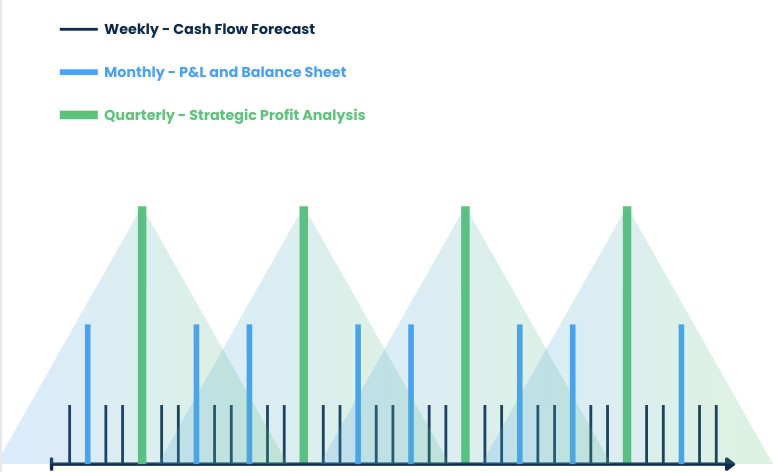
#> input picture working-notes/assets/strategic-rhythms.jpg, 1546 x 944 px (shown at 1/2 size)
$ python -i generate_images.py   (imports and definitions only)
#> lines starting #> are read from the running program, lines starting #| are printed output that depends on the picture
#!/usr/bin/env python3
"""
Instagram Image Generator
=========================
Generates character-consistent images using Google's Gemini 3 Pro Image API.

Uses chat mode to maintain character consistency across all slides.
Supports both carousel (4:5) and reel (9:16) aspect ratios.
Requires GOOGLE_API_KEY environment variable.

Usage:
    python3 generate_images.py <prompts_json> <output_dir> [options]

Arguments:
    prompts_json    Path to JSON file containing list of prompt strings
    output_dir      Directory to save generated images (created if doesn't exist)

Options:
    --reference     Path to reference image for character consistency
    --name          Base name for file naming (default: "Slide")
    --me            Use your default reference image
    --aspect        "carousel" (1080x1350) or "reel" (1080x1920)
    --logo          Path to brand logo image (included in all slides)

Examples:
    # Carousel images (4:5 ratio)
    python3 generate_images.py prompts.json ~/Downloads/carousel --me --name Bonsai

    # Reel images (9:16 ratio)
    python3 generate_images.py prompts.json ~/Downloads/reel --me --name Decision --aspect reel
"""

import os
import sys
import json
import argparse
import warnings
from pathlib import Path
from datetime import datetime

# [1 line not run here, left out]

# Instagram dimensions by format
# Note: Chat mode doesn't support ImageConfig, so we resize after generation
ASPECT_RATIOS = {
    "carousel": (1080, 1350),   # 4:5 aspect ratio - Instagram carousel/feed
    "reel": (1080, 1920),       # 9:16 aspect ratio - Instagram Reels/Stories
}

# Default for backwards compatibility
INSTAGRAM_WIDTH = 1080
INSTAGRAM_HEIGHT = 1350

# Default reference image location
DEFAULT_REFERENCE = Path(__file__).parent.parent / "assets" / "my-reference.jpeg"


# [4 lines left out: function load_reference_image, not called in this run]


def resize_for_instagram(image_path: Path, aspect: str = "carousel") -> None:
    """
    Resize image to Instagram-optimal dimensions.

    Args:
        image_path: Path to the image file
        aspect: "carousel" (1080x1350, 4:5) or "reel" (1080x1920, 9:16)

    Uses smart cropping to maintain composition.
    """
#> called with aspect = 'carousel'
    from PIL import Image

    width, height = ASPECT_RATIOS.get(aspect, ASPECT_RATIOS["carousel"])

    with Image.open(image_path) as img:
        # Calculate target dimensions maintaining aspect ratio
#> img is the input picture: PIL image 1546x944 RGB; mean R, G, B 229.8, 241.7, 242.1
        target_ratio = width / height
        current_ratio = img.width / img.height
#> current_ratio = 1.64

        if current_ratio > target_ratio:
            # Image is wider - crop sides
            new_width = int(img.height * target_ratio)
#> new_width = 755
            left = (img.width - new_width) // 2
#> left = 395
            img = img.crop((left, 0, left + new_width, img.height))
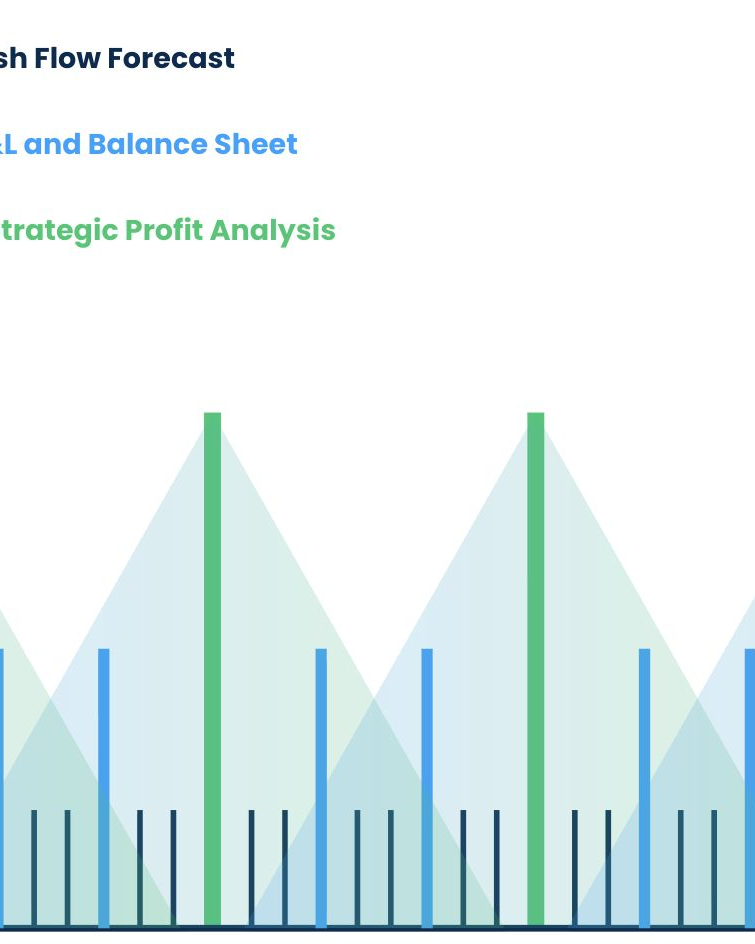
#> img: PIL image 755x944 RGB; mean R, G, B 226.3, 239.9, 240.8
        elif current_ratio < target_ratio:
            # Image is taller - crop top/bottom
            new_height = int(img.width / target_ratio)
            top = (img.height - new_height) // 2
            img = img.crop((0, top, img.width, top + new_height))

        # Resize to exact dimensions
        img = img.resize((width, height), Image.Resampling.LANCZOS)
#> img: PIL image 1080x1350 RGB

        # Save back (convert to RGB if needed for JPEG compatibility)
        if img.mode in ('RGBA', 'P'):
            img = img.convert('RGB')
        img.save(image_path, quality=95)


# [186 lines left out: functions generate_carousel_images, main, not called in this run]


# [2 lines not run here, left out]

>>> result = resize_for_instagram('../../../working-notes/assets/strategic-rhythms.jpg')

$ run again, on working-notes/assets/principle-eighty-percent.png
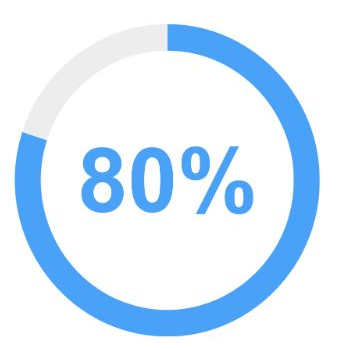
#> input picture working-notes/assets/principle-eighty-percent.png, 340 x 350 px
#> in resize_for_instagram, img is the input picture: PIL image 340x350 RGB; mean R, G, B 217.4, 235.2, 251.8
#> in resize_for_instagram, `img = img.crop((left, 0, left + new_width, img.height))`:
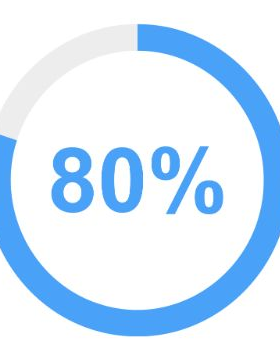
#> img: PIL image 280x350 RGB; mean R, G, B 213.2, 232.9, 251.3

$ run again, on working-notes/assets/principle-focus.png
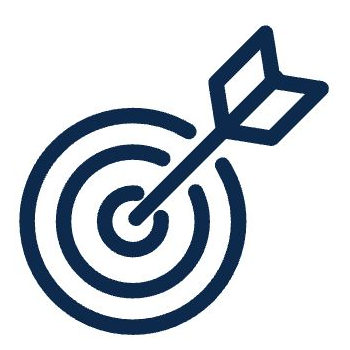
#> input picture working-notes/assets/principle-focus.png, 350 x 350 px
#> in resize_for_instagram, img is the input picture: PIL image 350x350 RGB; mean R, G, B 203.2, 209.2, 216.1
#> in resize_for_instagram, `img = img.crop((left, 0, left + new_width, img.height))`:
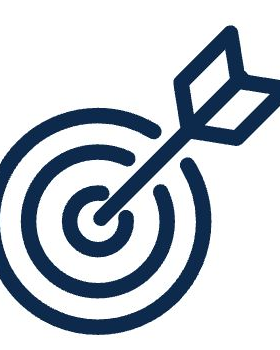
#> img: PIL image 280x350 RGB; mean R, G, B 193.8, 201, 209.1
#> in resize_for_instagram, `img = img.resize((width, height), Image.Resampling.LANCZOS)`:
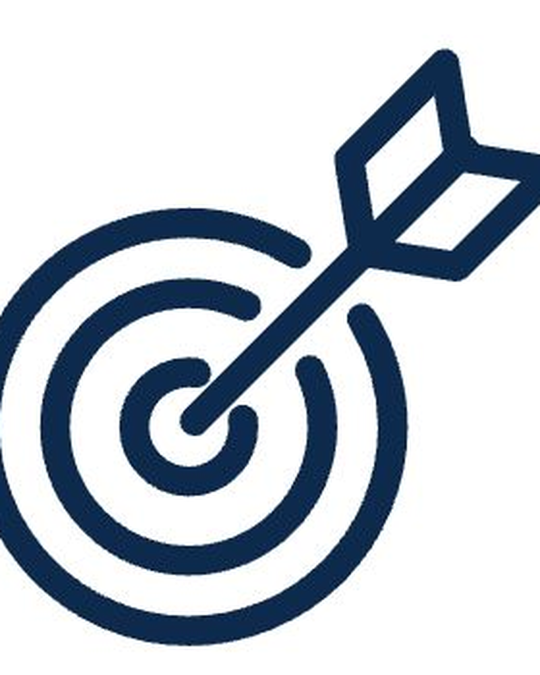
#> img: PIL image 1080x1350 RGB (shown at 1/2 size); mean R, G, B 193.8, 200.8, 208.9

$ run again, on working-notes/assets/principle-insights.png
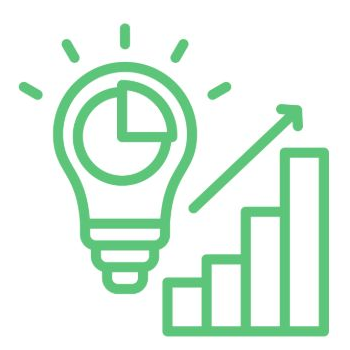
#> input picture working-notes/assets/principle-insights.png, 350 x 350 px
#> in resize_for_instagram, img is the input picture: PIL image 350x350 RGB; mean R, G, B 224, 243.4, 229.5
#> in resize_for_instagram, `img = img.crop((left, 0, left + new_width, img.height))`:
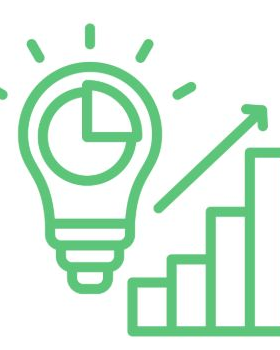
#> img: PIL image 280x350 RGB; mean R, G, B 219.9, 241.8, 226.1
